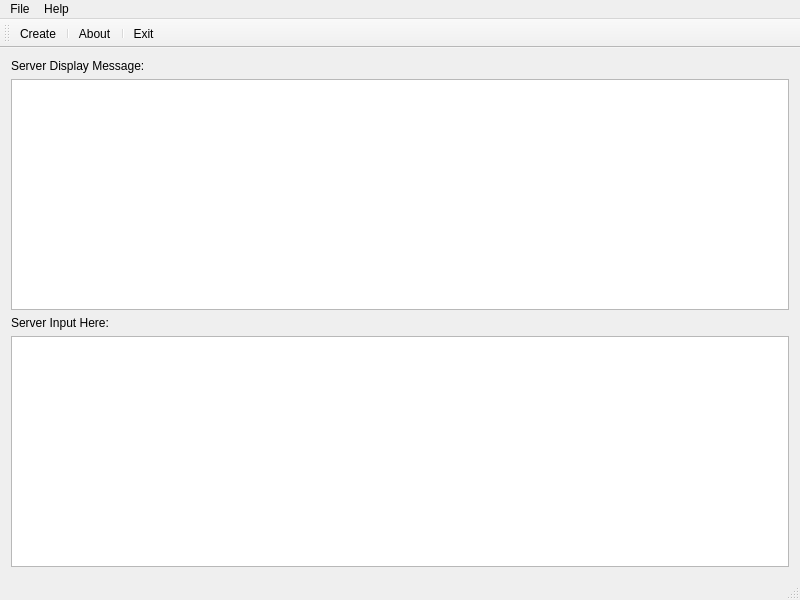
<?xml version="1.0" encoding="UTF-8"?>
<ui version="4.0">
 <class>SharedlibNameServerFrame</class>
 <widget class="QMainWindow" name="SharedlibNameServerFrame">
  <property name="geometry">
   <rect>
    <x>0</x>
    <y>0</y>
    <width>800</width>
    <height>600</height>
   </rect>
  </property>
  <property name="windowTitle">
   <string>SharedlibName Server</string>
  </property>
  <widget class="QWidget" name="centralwidget">
   <layout class="QVBoxLayout" name="verticalLayout">
    <item>
     <layout class="QVBoxLayout" name="outputLayout">
      <item>
       <widget class="QLabel" name="outputLabel">
        <property name="text">
         <string>Server Display Message:</string>
        </property>
       </widget>
      </item>
      <item>
       <widget class="QTextEdit" name="outputEdit">
        <property name="readOnly">
         <bool>true</bool>
        </property>
       </widget>
      </item>
     </layout>
    </item>
    <item>
     <layout class="QVBoxLayout" name="inputLayout">
      <item>
       <widget class="QLabel" name="inputLabel">
        <property name="text">
         <string>Server Input Here:</string>
        </property>
       </widget>
      </item>
      <item>
       <widget class="QTextEdit" name="inputEdit">
        <property name="readOnly">
         <bool>false</bool>
        </property>
       </widget>
      </item>
     </layout>
    </item>
   </layout>
  </widget>
  <widget class="QMenuBar" name="menuBar">
   <property name="geometry">
    <rect>
     <x>0</x>
     <y>0</y>
     <width>800</width>
     <height>25</height>
    </rect>
   </property>
   <widget class="QMenu" name="menuFile">actionCreate
    <property name="title">
     <string>File</string>
    </property>
    <addaction name="actionCreate"/>
    <addaction name="separator"/>
    <addaction name="actionExit"/>
   </widget>
   <widget class="QMenu" name="menuHelp">
    <property name="title">
     <string>Help</string>
    </property>
    <addaction name="actionAbout"/>
   </widget>
   <addaction name="menuFile"/>
   <addaction name="menuHelp"/>
  </widget>
  <widget class="QToolBar" name="mainToolBar">
   <attribute name="toolBarArea">
    <enum>TopToolBarArea</enum>
   </attribute>
   <attribute name="toolBarBreak">
    <bool>false</bool>
   </attribute>
   <addaction name="actionCreate"/>
   <addaction name="separator"/>
   <addaction name="actionAbout"/>
   <addaction name="separator"/>
   <addaction name="actionExit"/>
  </widget>
  <widget class="QStatusBar" name="statusbar"/>
  <action name="actionCreate">
   <property name="icon">
    <iconset resource="sharedlib_name_server.qrc">
     <normaloff>:/images/create.png</normaloff>
     :/images/create.png
    </iconset>
   </property>
   <property name="text">
    <string>Create</string>
   </property>
   <property name="toolTip">
    <string>Great creativity</string>
   </property>
   <property name="shortcut">
    <string>Ctrl+N</string>
   </property>
  </action>
  <action name="actionExit">
   <property name="icon">
    <iconset resource="sharedlib_name_server.qrc">
     <normaloff>:/images/exit.png</normaloff>
     :/images/exit.png
    </iconset>
   </property>
   <property name="text">
    <string>Exit</string>
   </property>
   <property name="toolTip">
    <string>Exit SharedlibName Server</string>
   </property>
   <property name="shortcut">
   </property>
  </action>
  <action name="actionAbout">
   <property name="icon">
    <iconset resource="sharedlib_name_server.qrc">
     <normaloff>:/images/info.png</normaloff>
     :/images/info.png
    </iconset>
   </property>
   <property name="text">
    <string>About</string>
   </property>
   <property name="toolTip">
    <string>About SharedlibName Server</string>
   </property>
  </action>
 </widget>
 <layoutdefault spacing="6" margin="11"/>
 <resources/>
 <connections/>
</ui>
